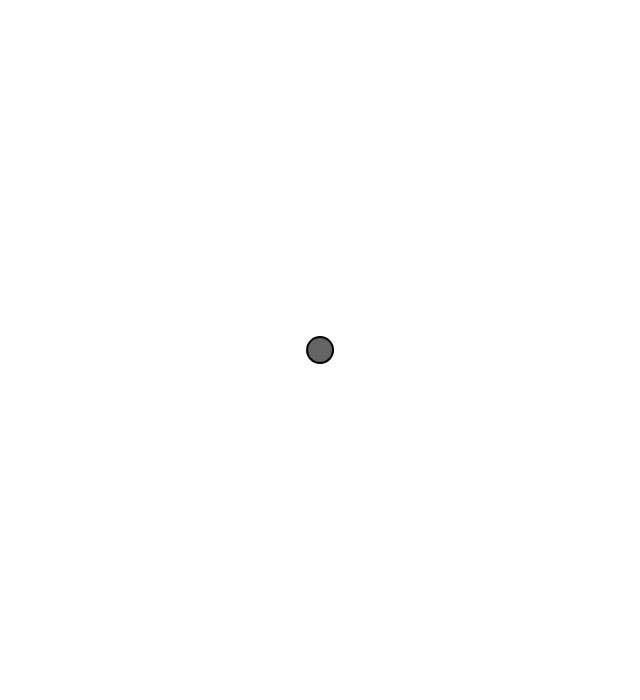
Frame 1 (no input)
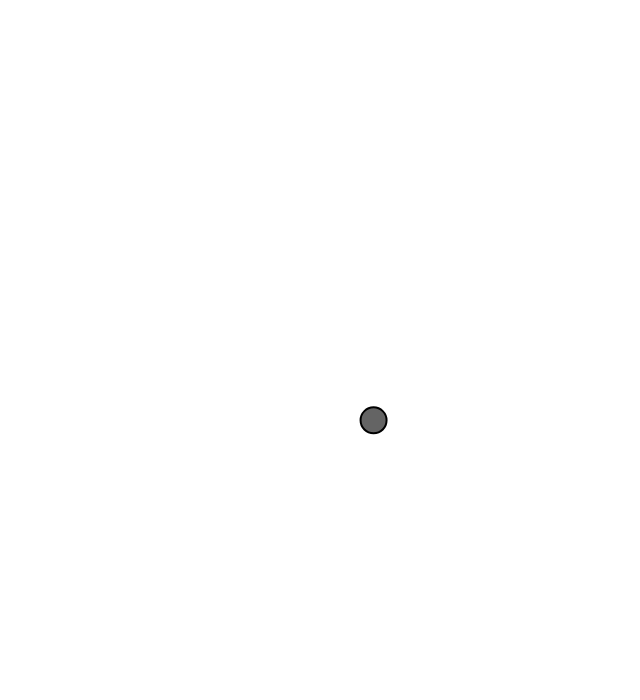
Frame 60 (no input)
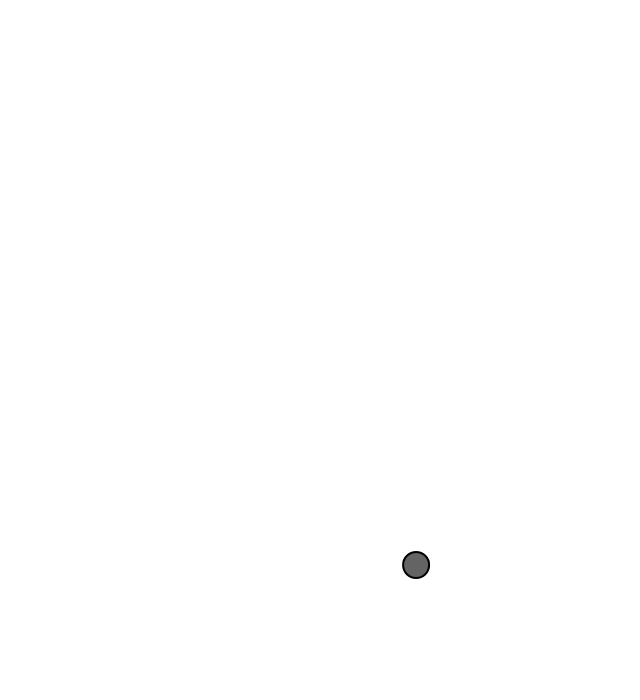
Frame 120 (the mouse pressed at the canvas centre since frame 60)

The p5.js sketch that drew these frames (run headless with seeded random() and noise() and a simulated clock; from frame 60 on, the mouse is pressed at the canvas centre):

// p5.js sketch
// ── sketch.js
/// <reference types="p5/global" />

let bln, walk, wall;
let tx, ty;

function setup() {
    createCanvas(640, 700);
    bln = new Balloon();
    wall = new Wall();
    walk = createVector(0, 0);

    tx = 0.01
    ty = 1000.0;
}

function draw() {
    background(255);


    walk.set(
        map(noise(tx), 0, 1, -0.01, 0.04),
        map(noise(ty), 0, 1, -0.01, 0.04)
    );

    bln.applyForce(walk);
    wall.applyForcesOn(bln);

    bln.update();
    bln.display();

    tx += 0.01;
    ty += 0.01;
}

// ── balloon.js
/// <reference types="p5/global" />

class Balloon {
    constructor(x = width/2, y = height/2, mass = 1, radius = 13) {
        this.mass = mass;
        this.pos = createVector(x, y);
        this.vel = createVector(0, 0);
        this.acc = createVector(0, 0);

        this.maxSpeed = 20;
        this.radius = radius;
    }

    applyForce(force) {
        // @ts-ignore
        let nForce = p5.Vector.div(force, this.mass);
        this.acc.add(nForce);
    }

    update() {
        this.vel.add(this.acc);
        this.vel.limit(this.maxSpeed);
        this.pos.add(this.vel);

        this.acc.mult(0);
    }

    display() {
        push();

        stroke(0);
        strokeWeight(2);
        fill(100);
        ellipse(this.pos.x, this.pos.y, this.radius*2, this.radius*2);

        pop();
    }
}

// ── walls.js
/// <reference types="p5/global" />

class Wall {
    constructor() {
        this.l = 0;
        this.r = width;
        this.u = 0;
        this.d = height;

        this.lf = createVector(0.07, 0);
        this.rf = createVector(-0.07, 0);
        this.uf = createVector(0, 0.07);
        this.df = createVector(0, -0.07);
    }

    applyForcesOn(object) {
        let xDist = (width / 2) - object.pos.x;
        let yDist = (height / 2) - object.pos.y;

        if (xDist !== 0) {
            let affection = map(abs(xDist), 0, width/2, 0.00, 1.00);
            let forceDir = xDist > 0? this.lf: this.rf;
            // @ts-ignore
            object.applyForce(p5.Vector.mult(forceDir, affection));
        }

        if (yDist !== 0) {
            let affection = map(abs(yDist), 0, width/2, 0.00, 1.00);
            let forceDir = yDist > 0? this.uf: this.df;
            // @ts-ignore
            object.applyForce(p5.Vector.mult(forceDir, affection));
        }

        object.update();
    }
}
